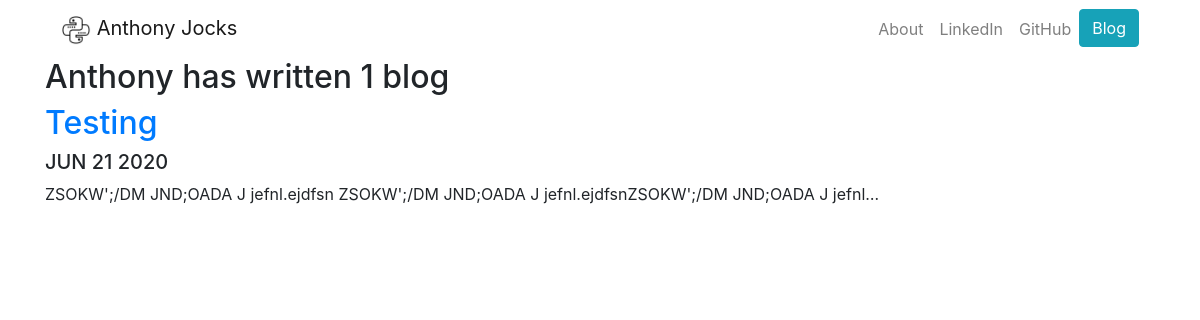
Screenshot of /blog/ with the database file from the repository.
### blog/models.py (models this page shows, shortened)
class Blog(models.Model):
    title = models.CharField(max_length=100)
    description = models.TextField(max_length=1000)
    date = models.DateField()

### blog/views.py (the view)
# urls.py: path('', views.all_blogs, name='all_blogs'),
def all_blogs(request):
    blogs = Blog.objects.order_by('-date')
    return render(request, 'blog/all_blogs.html', {'blogs': blogs})

### blog/templates/blog/all_blogs.html
{% extends 'portfolio/base.html' %} {% block content %}
<div class="container">
  <h2>
    Anthony has written {{ blogs.count }} blog{{ blogs.count|pluralize }}
  </h2>
  {% for blog in blogs %}
  <a href="{% url 'blog:detail' blog.id %}"><h2>{{ blog.title }}</h2></a>
  <h5>{{ blog.date|date:'M d Y'|upper }}</h5>
  <p>{{ blog.description|truncatechars:100 }}</p>
</div>
{% endfor %} {% endblock %}

### portfolio/static/portfolio/base.css (style rules this page uses)
body { background-color: white; }

### rows the page displays
Blog: title "Testing", date "JUN 21 2020", description "ZSOKW';/DM JND;OADA J jefnl.ejdfsn ZSOKW';/DM JND;OADA J jefnl.ejdfsnZSOKW';/DM JND;OADA J jefnl…"

### other values shown
{{ blogs.count }} "1"
